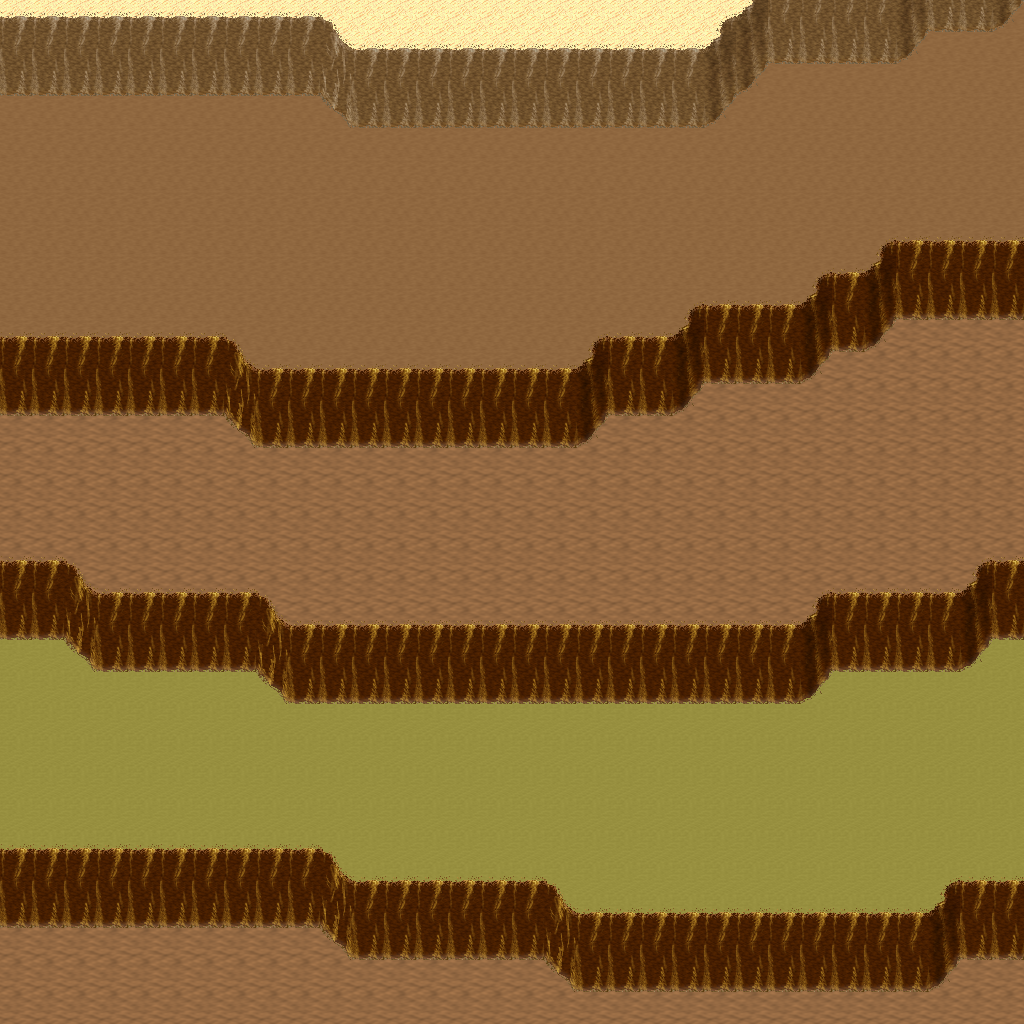

Tiled map render using the project's own tile images. Description and the map definition, with tile-layer contents summarised, below:
An orthogonal 32x32 tile map with 32x32 px tiles, 5 tile layers (Ground, Objects, Objects2, Above, ...), 1 hidden layer not drawn, 8 tilesets.

<map version="1.10" tiledversion="1.11.0" orientation="orthogonal" renderorder="right-down" width="32" height="32" tilewidth="32" tileheight="32" infinite="0" nextlayerid="11" nextobjectid="1">
 <tileset firstgid="1" name="logic_collision" tilewidth="32" tileheight="32" tilecount="1" columns="1">
  <image source="../drawable/logic_collision.png" width="32" height="32" />
 </tileset>
 <tileset firstgid="2" name="ground_ground" tilewidth="32" tileheight="32" tilecount="33" columns="3">
  <image source="../drawable/ground_ground.png" width="96" height="352" />
 </tileset>
 <tileset firstgid="35" name="ground_ridge_earth_pale" tilewidth="32" tileheight="32" tilecount="96" columns="12">
  <image source="../drawable/ground_ridge_earth_pale.png" width="384" height="256" />
 </tileset>
 <tileset firstgid="131" name="ground_ridge_earth_dark" tilewidth="32" tileheight="32" tilecount="96" columns="12">
  <image source="../drawable/ground_ridge_earth_dark.png" width="384" height="256" />
 </tileset>
 <tileset firstgid="227" name="terrain_desert" tilewidth="32" tileheight="32" tilecount="88" columns="8">
  <image source="../drawable/terrain_desert.png" width="256" height="352" />
 </tileset>
 <tileset firstgid="315" name="plant_tree_tree_darkgreen" tilewidth="32" tileheight="32" tilecount="88" columns="8">
  <image source="../drawable/plant_tree_tree_darkgreen.png" width="256" height="352" />
 </tileset>
 <tileset firstgid="403" name="ground_sand_2" tilewidth="32" tileheight="32" tilecount="15" columns="5">
  <image source="../drawable/ground_sand_2.png" width="160" height="96" />
 </tileset>
 <tileset firstgid="418" name="plant_cactus_2" tilewidth="32" tileheight="32" tilecount="10" columns="5">
  <image source="../drawable/plant_cactus_2.png" width="160" height="64" />
 </tileset>
 <layer id="1" name="Ground" width="32" height="32">
  <data>[1024 cells, 1024 non-empty, 4 distinct tile ids]</data>
 </layer>
 <layer id="2" name="Objects" width="32" height="32">
  <data>[1024 cells, 406 non-empty, 23 distinct tile ids]</data>
 </layer>
 <layer id="3" name="Objects2" width="32" height="32">
  <data>[1024 cells, 0 non-empty, 0 distinct tile ids]</data>
 </layer>
 <layer id="4" name="Above" width="32" height="32">
  <data>[1024 cells, 0 non-empty, 0 distinct tile ids]</data>
 </layer>
 <layer id="5" name="Above2" width="32" height="32">
  <data>[1024 cells, 0 non-empty, 0 distinct tile ids]</data>
 </layer>
 <layer id="6" name="Walkable" width="32" height="32" visible="0">
  <data>[1024 cells, 250 non-empty, 1 distinct tile ids]</data>
 </layer>
 <objectgroup id="7" name="Mapevents" />
 <objectgroup id="8" name="Spawn" />
 <objectgroup id="9" name="Keys" />
 <objectgroup id="10" name="Replace" />
</map>
